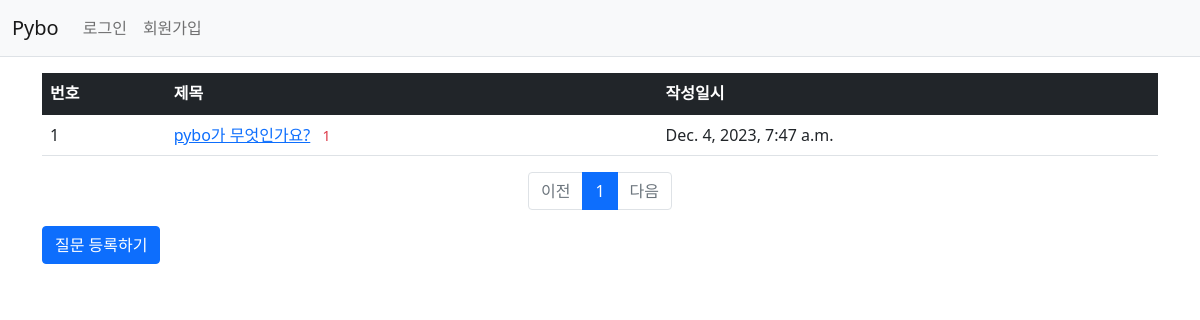
Page /pybo/ on the earlier database version.
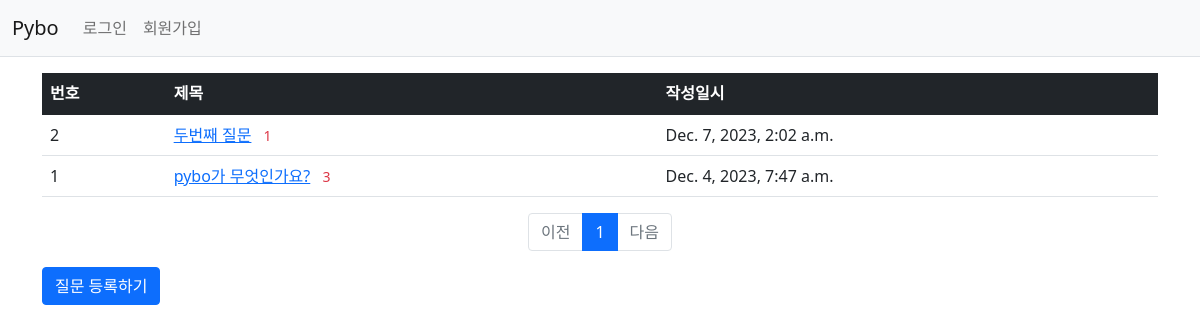
Same page on the later database version.
### pybo/models.py (models this page shows, shortened)
class Question(models.Model):
    subject = models.CharField(max_length=200)
    content = models.TextField()
    create_date = models.DateTimeField()

### pybo/views.py (the view)
# urls.py: path('', views.index, name='index'),  # 로그인 시 '/' 에 해당되는 path
def index(request):
    page = request.GET.get('page', '1')  # 페이지
    question_list = Question.objects.order_by('-create_date')
    paginator = Paginator(question_list, 10)  # 페이지당 10개씩 보여주기
    page_obj = paginator.get_page(page)
    context = {'question_list': page_obj}
    return render(request, 'pybo/question_list.html', context)

### pybo/templatetags/pybo_filter.py (called while the page is built)
@register.filter
def sub(value, arg):
    return value - arg

### templates/pybo/question_list.html (shortened to what this page needs)
{% extends 'base.html' %}
{% load pybo_filter %}
{% block content %}
<div class="container my-3">
    <table class="table">
        <thead>
        <tr class="table-dark">
            <th>번호</th>
            <th>제목</th>
            <th>작성일시</th>
        </tr>
        </thead>
        <tbody>
        {% if question_list %}
        {% for question in question_list %}
        <tr>
            <td>
                {{ question_list.paginator.count|sub:question_list.start_index|sub:forloop.counter0|add:1 }}
            </td>
            <td>
                <a href="{% url 'pybo:detail' question.id %}">{{ question.subject }}</a>
                {% if question.answer_set.count > 0 %}
                <span class="text-danger small mx-2">{{ question.answer_set.count }}</span>
                {% endif %}
            </td>
            <td>{{ question.create_date }}</td>
        </tr>
        {% endfor %}
        {% else %}
        <tr>
            <td colspan="3">질문이 없습니다.</td>
        </tr>
        {% endif %}
        </tbody>
    </table>
        <ul class="pagination justify-content-center">
            {% if question_list.has_previous %}
            <li class="page-item">
                <a class="page-link" href="?page={{ question_list.previous_page_number }}">이전</a>
            </li>
            {% else %}
            <li class="page-item disabled">
                <a class="page-link" tabindex="-1" aria-disabled="true" href="#">이전</a>
            </li>
            {% endif %}
            {% for page_number in question_list.paginator.page_range %}
            {% if page_number >= question_list.number|add:-5 and page_number <= question_list.number|add:5 %}
            {% if page_number == question_list.number %}
            <li class="page-item active" aria-current="page">
                <a class="page-link" href="?page={{ page_number }}">{{ page_number }}</a>
            </li>
            {% else %}
            <li class="page-item">
                <a class="page-link" href="?page={{ page_number }}">{{ page_number }}</a>
            </li>
            {% endif %}
            {% endif %}
            {% endfor %}
            {% if question_list.has_next %}
            <li class="page-item">
                <a class="page-link" href="?page={{ question_list.next_page_number }}">다음</a>
            </li>
            {% else %}
            <li class="page-item disabled">
                <a class="page-link" tabindex="-1" aria-disabled="true" href="#">다음</a>
            </li>
            {% endif %}
        </ul>
    <a href="{% url 'pybo:question_create' %}" class="btn btn-primary">질문 등록하기</a>
</div>
{% endblock %}

Differences in the rows shown:
added Question: paginator.count|sub "2", subject "두번째 질문", answer_set.count "1", create_date "Dec. 7, 2023, 2:02 a.m."
computed for Question "pybo가 무엇인가요?": answer_set.count "1" → "3"
